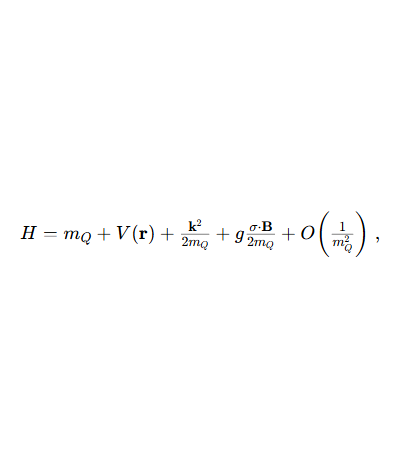
#> input picture samples/cool_images/formula_107188.png, 400 x 468 px, given as the content of the folder ../../samples/cool_images/images_gold, which was not available
$ python evaluate_images.py --images-dir ../../samples/cool_images
#> lines starting #> are read from the running program, lines starting #| are printed output that depends on the picture; pictures that were not available may be replaced by others from this repository, and a replacement may not be noted
import os
import sys
import logging
import argparse
import numpy as np
from PIL import Image

def setup_logging(log_path):
    logging.basicConfig(
        level=logging.INFO,
        format='%(asctime)s - %(levelname)s - %(message)s',
        filename=log_path,
        filemode='w'
    )
    console = logging.StreamHandler()
    console.setLevel(logging.INFO)
    logging.getLogger().addHandler(console)

def parse_args():
    parser = argparse.ArgumentParser(description='Evaluate rendered images.')
    parser.add_argument('--images-dir', required=True,
                        help='Directory with images_gold and images_pred folders')
    parser.add_argument('--log-path', default='evaluate.log',
                        help='Path to save evaluation logs')
    return parser.parse_args()

def load_image(path):
    try:
        return Image.open(path).convert('L')
    except:
        return None

def image_to_bits(img):
    arr = np.array(img).T
    return [''.join(['1' if p < 128 else '0' for p in row]) for row in arr]

def levenshtein_distance(s, t):
    """Вычисляет расстояние Левенштейна между двумя последовательностями."""
    m = len(s)
    n = len(t)
    d = [[0] * (n + 1) for _ in range(m + 1)]

    for i in range(m + 1):
        d[i][0] = i
    for j in range(n + 1):
        d[0][j] = j

    for j in range(1, n + 1):
        for i in range(1, m + 1):
            if s[i-1] == t[j-1]:
                cost = 0
            else:
                cost = 1
            d[i][j] = min(
                d[i-1][j] + 1,
                d[i][j-1] + 1,
                d[i-1][j-1] + cost
            )
    return d[m][n]

def calculate_edit_distance(seq1, seq2):
    seq1_int = [int(bits, 2) for bits in seq1]
    seq2_int = [int(bits, 2) for bits in seq2]
    edit_dist = levenshtein_distance(seq1_int, seq2_int)
    return edit_dist, len(seq1_int)

def process_pair(gold_path, pred_path):
    gold_img = load_image(gold_path)
    pred_img = load_image(pred_path)

    if gold_img is None or pred_img is None:
        return 0, 0, False, False

    gold_bits = image_to_bits(gold_img)
    pred_bits = image_to_bits(pred_img) if pred_img else []

    edit_dist, ref_len = calculate_edit_distance(gold_bits, pred_bits)
    exact_match = (edit_dist == 0)

    gold_clean = [bits for bits in gold_bits if '1' in bits]
    pred_clean = [bits for bits in pred_bits if '1' in bits] if pred_img else []
    relaxed_match = (len(gold_clean) == len(pred_clean)) and all(g == p for g, p in zip(gold_clean, pred_clean))

    return edit_dist, ref_len, exact_match, relaxed_match

def main():
    args = parse_args()
    setup_logging(args.log_path)

    gold_dir = os.path.join(args.images_dir, 'images_gold')
    pred_dir = os.path.join(args.images_dir, 'images_pred')

    total_edit = 0
    total_ref = 0
    exact_matches = 0
    relaxed_matches = 0
    total = 0

    for gold_file in os.listdir(gold_dir):
        gold_path = os.path.join(gold_dir, gold_file)
        pred_path = os.path.join(pred_dir, gold_file)

        if not os.path.exists(pred_path):
            logging.warning(f"Missing prediction for {gold_file}")
            continue

        edit_dist, ref_len, exact, relaxed = process_pair(gold_path, pred_path)
#> in image_to_bits, `arr = np.array(img).T`:
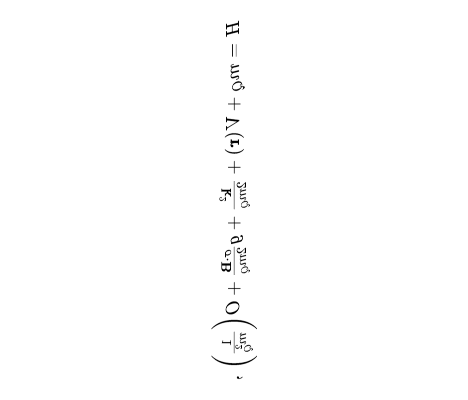
#> arr: shape (400, 468); min 0, max 255, mean 253.7
#> in process_pair, `gold_bits = image_to_bits(gold_img)`: gold_bits = 400 items
#> in calculate_edit_distance, `seq1_int = [int(bits, 2) for bits in seq1]`: seq1_int = 400 items, first 6: 0, 0, 0, 0, 0, 0
#> in levenshtein_distance, `m = len(s)`: m = 400
#> in levenshtein_distance, `d = [[0] * (n + 1) for _ in range(m + 1)]`: d = 401 items
#> in calculate_edit_distance, `edit_dist = levenshtein_distance(seq1_int, seq2_int)`: edit_dist = 0
#> in process_pair, `edit_dist, ref_len = calculate_edit_distance(gold_bits, pred_bits)`: ref_len = 400
#> in process_pair, `exact_match = (edit_dist == 0)`: exact_match = True
#> in process_pair, `gold_clean = [bits for bits in gold_bits if '1' in bits]`: gold_clean = 238 items
#> in process_pair, `relaxed_match = (len(gold_clean) == len(pred_clean)) and all(g == p fo..`: relaxed_match = True
#> edit_dist = 0; ref_len = 400; exact = True; relaxed = True
        total_edit += edit_dist
#> total_edit = 0
        total_ref += ref_len
#> total_ref = 400
        exact_matches += exact
#> exact_matches = 1
        relaxed_matches += relaxed
#> relaxed_matches = 1
        total += 1

        if total % 100 == 0:
            logging.info(f"Processed {total} pairs | "
                        f"Current Accuracy: {exact_matches/total:.3f} "
                        f"({relaxed_matches/total:.3f}) | "
                        f"Edit Distance: {1 - total_edit/total_ref:.3f}")

    logging.info("\nFinal Evaluation Results:")
    logging.info(f"Exact Match Accuracy: {exact_matches/total:.4f}")
    logging.info(f"Relaxed Match Accuracy: {relaxed_matches/total:.4f}")
    logging.info(f"Normalized Edit Distance: {1 - total_edit/total_ref:.4f}")

if __name__ == '__main__':
    main()

$ run again, on samples/cool_images/formula_109626.png
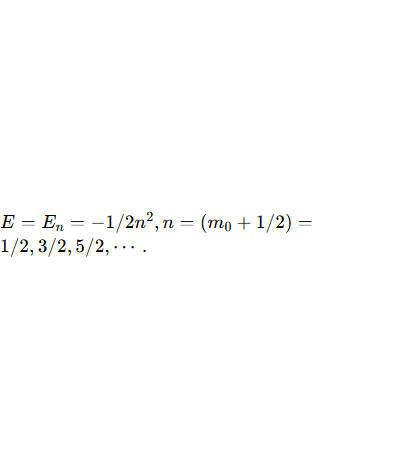
#> input picture samples/cool_images/formula_109626.png, 400 x 468 px, given as the content of the folder ../../samples/cool_images/images_gold, which was not available
#> in image_to_bits, `arr = np.array(img).T`:
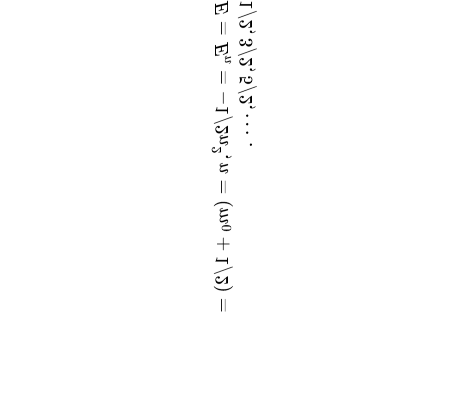
#> arr: shape (400, 468); min 0, max 255, mean 253.8
#> gold_bits = 400 items
#> m = 400
#> d = 401 items
#> in calculate_edit_distance, `edit_dist = levenshtein_distance(seq1_int, seq2_int)`: edit_dist = 0
#> in process_pair, `edit_dist, ref_len = calculate_edit_distance(gold_bits, pred_bits)`: ref_len = 400
#> exact_match = True
#> gold_clean = 228 items
#> relaxed_match = True
#> in main, `edit_dist, ref_len, exact, relaxed = process_pair(gold_path, pred_path)`: edit_dist = 0; ref_len = 400; exact = True
#> total_edit = 0
#> total_ref = 400
#> exact_matches = 1
